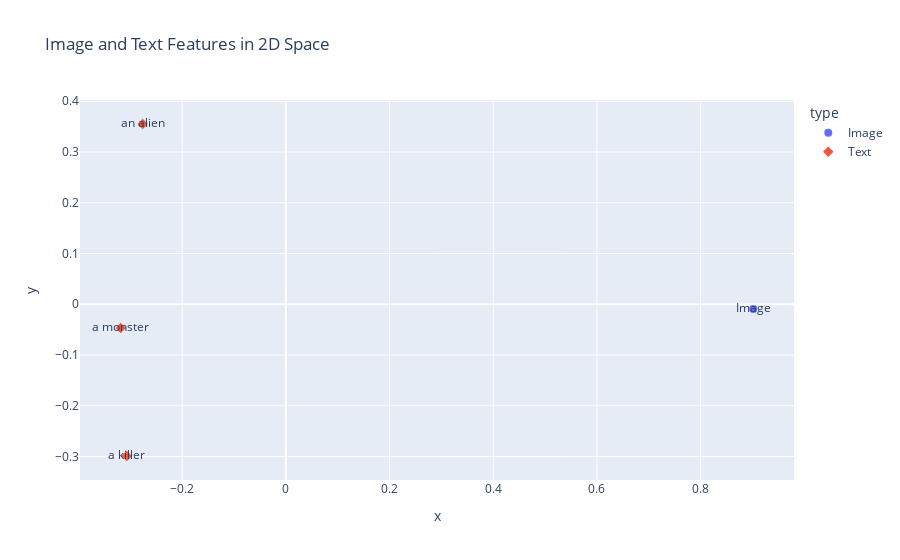

Notebook cell for this chart:
### Markdown cell above
`image_features.shape` 和 `text_features.shape` 的输出 `(torch.Size([1, 512]), torch.Size([3, 512]))` 提供了关于图像特征和文本特征的维度信息。

### 图像特征维度

- **`torch.Size([1, 512])`**：
  - `1`：表示 batch size，即图像的数量。在这个例子中，我们只处理了一张图像，所以 batch size 为 1。
  - `512`：表示特征向量的维度。图像特征被编码为一个 512 维的向量。

### 文本特征维度

- **`torch.Size([3, 512])`**：
  - `3`：表示 batch size，即文本的数量。在这个例子中，我们有三个文本标签（"a monster", "an alien", "a killer"），所以 batch size 为 3。
  - `512`：表示特征向量的维度。每个文本标签被编码为一个 512 维的向量。

### 解释

1. **图像特征**：
   - 图像特征是一个 512 维的向量，表示模型从输入图像中提取的特征。这个向量捕捉了图像的语义信息，可以用于与文本特征进行对比。

2. **文本特征**：
   - 每个文本标签（"a monster", "an alien", "a killer"）都被编码为一个 512 维的向量。这些向量捕捉了每个文本标签的语义信息，可以用于与图像特征进行对比。

### 特征对比

- **相似度计算**：
  - 通过计算图像特征和文本特征之间的相似度（例如余弦相似度），模型可以判断图像与哪个文本标签最匹配。
  - 在这个例子中，`text_probs = (100.0 * image_features @ text_features.T).softmax(dim=-1)` 计算了图像特征与每个文本特征的相似度，并进行了 softmax 归一化，得到每个文本标签的概率。

### Code cell
import numpy as np
from sklearn.decomposition import PCA
import plotly.express as px
import pandas as pd

# 将 image_features 和 text_features 转换为 numpy 数组
image_features_np = image_features.squeeze(0).cpu().numpy()
text_features_np = text_features.cpu().numpy()

# 将两者合并，以便一起进行降维
features_combined = np.vstack([image_features_np, text_features_np])

# 使用 PCA 将 512 维特征降维到 2 维
pca = PCA(n_components=2)
features_2d = pca.fit_transform(features_combined)

# 分别提取图像和文本的降维特征
image_features_2d = features_2d[0]  # 图像特征在第一个
text_features_2d = features_2d[1:]  # 文本特征在后面

# 创建一个包含所有点的 DataFrame，用于可视化
data = {
    "x": [image_features_2d[0]] + text_features_2d[:, 0].tolist(),
    "y": [image_features_2d[1]] + text_features_2d[:, 1].tolist(),
    "label": ["Image"] + ["a monster", "an alien", "a killer"],
    "type": ["Image"] + ["Text"] * 3  # 用于区分图像和文本
}

df = pd.DataFrame(data)

# 使用 Plotly 绘制 2D 散点图
fig = px.scatter(df, x="x", y="y", color="type", text="label",
                 title="Image and Text Features in 2D Space",
                 symbol="type")
fig.update_traces(marker=dict(size=8))
fig.show()

### Figure 1 — Plotly figure (JSON) as saved in the notebook; plotly's stock layout.template omitted (floating-point values rounded to 4 significant figures)
{"data": [{"hovertemplate": "type=Image<br>x=%{x}<br>y=%{y}<br>label=%{text}<extra></extra>", "legendgroup": "Image", "marker": {"color": "#636efa", "size": 8, "symbol": "circle"}, "mode": "markers+text", "name": "Image", "orientation": "v", "showlegend": true, "text": ["Image"], "type": "scatter", "x": [0.9015], "xaxis": "x", "y": [-0.00952], "yaxis": "y"}, {"hovertemplate": "type=Text<br>x=%{x}<br>y=%{y}<br>label=%{text}<extra></extra>", "legendgroup": "Text", "marker": {"color": "#EF553B", "size": 8, "symbol": "diamond"}, "mode": "markers+text", "name": "Text", "orientation": "v", "showlegend": true, "text": ["a monster", "an alien", "a killer"], "type": "scatter", "x": [-0.3186, -0.2761, -0.3069], "xaxis": "x", "y": [-0.04677, 0.3552, -0.2989], "yaxis": "y"}], "layout": {"legend": {"title": {"text": "type"}, "tracegroupgap": 0}, "title": {"text": "Image and Text Features in 2D Space"}, "xaxis": {"anchor": "y", "domain": [0, 1], "title": {"text": "x"}}, "yaxis": {"anchor": "x", "domain": [0, 1], "title": {"text": "y"}}}}
